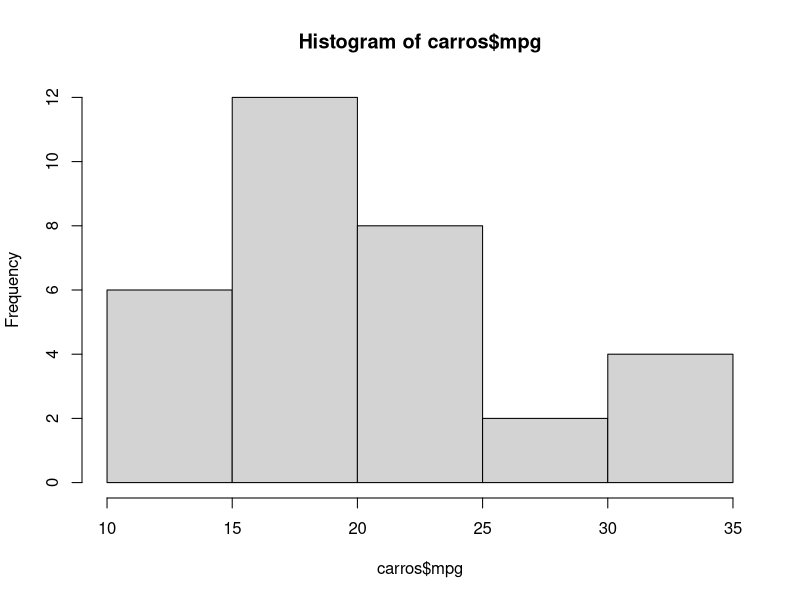
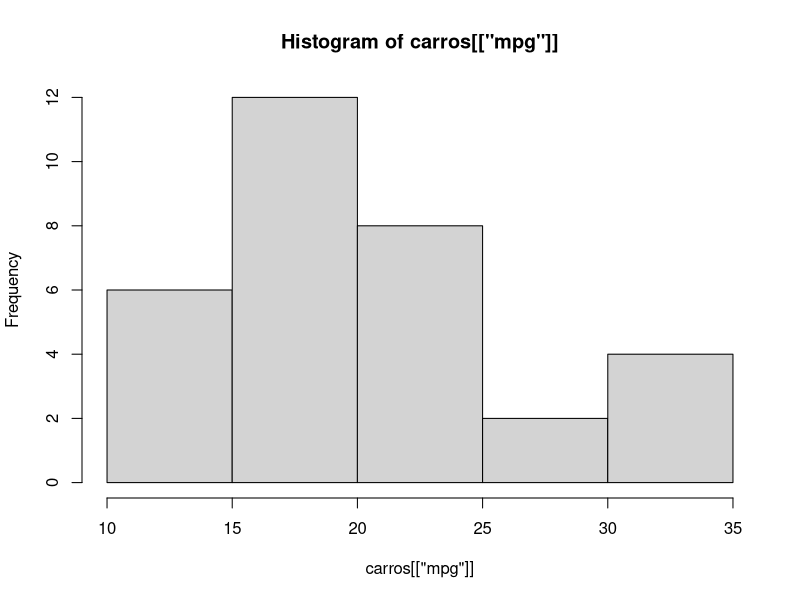
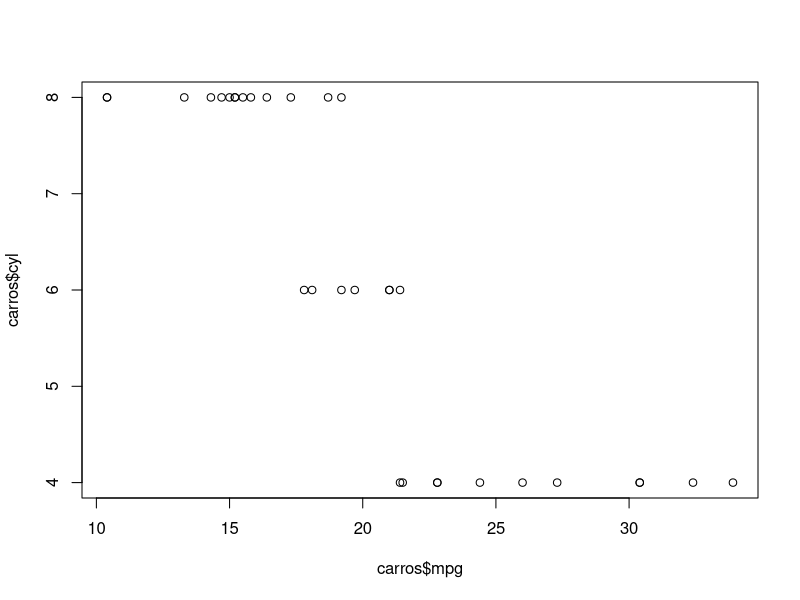
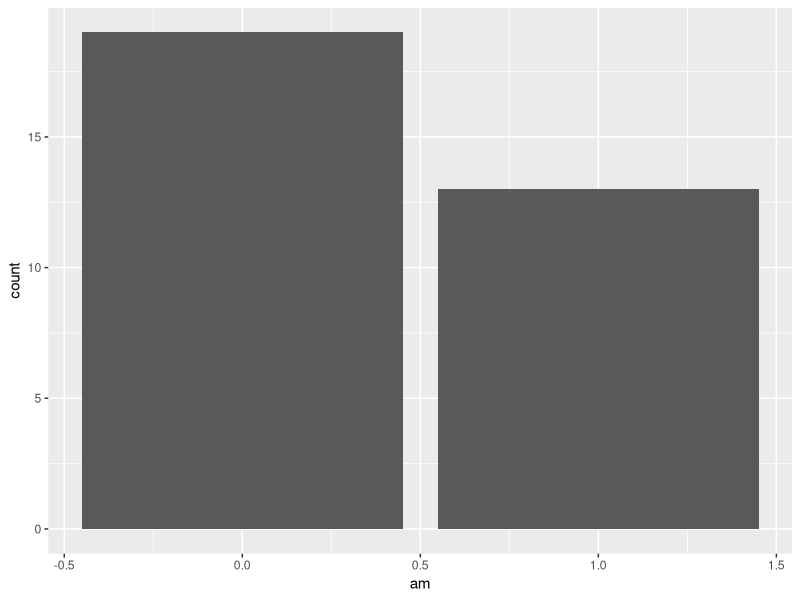

These charts were generated, in order, by the following R code: (Note: this script raises an error after producing the figures.)
message <- "De starka kvinnor springer ned gatan."
print(message, quote = FALSE)

# This is a comment.

?print


# Installing and importing packages

install.packages("ggplot2")

library(ggplot2)

?ggplot2


# Vectors

cidade <- c("Araras",
             "Leme",
             "Rio Claro",
             "Conchal",
             "Caconde",
             "Mogi Mirim"
            )

cidade

temperatura <- c(32,
                 29,
                 30,
                 31,
                 30,
                 31,
                 33
                )

regiao <- c(1,
            2,
            2,
            1,
            3,
            2,
            1
           )

?c()

# Acessando elementos
cidade[1]
cidade[6]

# Acessando intervalo de elementos
cidade[2:5]

# Copiando um vetor

cidade1 <- cidade

# Excluindo segundo elemento da consulta
cidade1[-2]

# Alterando um elemento do vetor
cidade1[2] <- "Limeira"

# Acrescentando um elemento ao vetor
cidade[7] <- "Limeira"

cidade1 <- NULL
cidade1


# Factors

UFs.Sudeste <- factor(c("SP", "MG", "RJ", "ES"))
UFs.Sudeste

grau.instrucao <- factor(c("Nivel Médio",
                           "Superior",
                           "Nivel Médio",
                           "Fundamental"),
                         levels = c("Fundamental",
                                    "Nivel Médio",
                                    "Superior"),
                         ordered = TRUE)

grau.instrucao


# List

?list()

pessoa <- list(sexo = "M", cidade = "São Paulo", idade = 36)

pessoa

# Acessando primeiro elemento da lista
pessoa[1]
pessoa["sexo"]

# Acessando valor do primeiro elemento da lista
pessoa[[1]]
pessoa[["sexo"]]

pessoa[["cidade"]] <- "Uppsala"
pessoa[["cidade"]]
pessoa[["idade"]] <- NULL

pessoa[c("cidade", "sexo")]

cidades <- list(cidade      = cidade,
                temperatura = temperatura,
                regiao      = regiao
               )

cidades


# Dataframes

# Criando dataframe com vetores

df <- data.frame(cidade, temperatura, regiao)
df

# Criando dataframe com lista

df1 <- data.frame(cidades)
df1

# Recuperando valor 1 da coluna 2

df[1, 2]

# Recuperando todas as linhas da coluna 1
df[ ,1]

# Recuperando todas as colunas da linha 1
df[1, ]

#  Selecionando as 4 últimas linhas da primeira e da última coluna
df[c(4:7), c(1, 3)]

# Obter nomes das colunas
names(df)

# Obter dimensões (linhas x colunas)
dim(df)

# Verificando os tipos de dados
str(df)

# Acessar coluna #1 - Horizontal
df$cidade

# Acessar coluna #2 - Vertical
df["cidade"]


# Matrices
?matrix

m <- matrix(seq(1:15), nrow = 5)
m

m1 <- matrix(seq(1:25),
             ncol = 5,
             byrow = TRUE,
             dimnames = list(c(seq(1:5)),
                             c('A','B','C','D','E')
                            )
            )
m1

# Filtrando a matriz
m1[c(2:4), c("C","D","E")]


# Loops

# For
?seq

for (i in seq(10)) {
  print(i)
}

# While

i <- 0
while (i <= 10) {
  i <- i + 1
  print(i)
}


# Controle de fluxo
A <- 8
if (A > 9) {
  print("A é maior do que 9.", quote = FALSE)
} else if (A == 9) {
  print("A é igual a 9.", quote = FALSE)
} else {
  print("A é menor do que 9.", quote = FALSE)
}



# Funções
funcTest <- function(text) {
  a <- "Received text: "
  a <- paste0(a, text)
  a <- paste0(a, ".")
  print(a, quote = FALSE)
}

funcTest("nothing")


# Usando o Grupo de funções 'apply'

?apply

x <- seq(1:9)
matriz <- matrix(x, ncol=3)
matriz

result1 <- apply(matriz, 1, sum)
result1

result2 <- apply(matriz, 2, sum)
result2


?lapply

numeros.p <- c(2,4,6,8,10,12)
numeros.i <- c(1,3,5,7,9,11)
numeros <- list(numeros.p, numeros.i)
numeros

lapply(numeros, mean)

?sapply
sapply(numeros, mean)


# Graphics

?mtcars
carros <- mtcars[,c(1,2,9)]

?head
head(carros)

?hist
hist(carros$mpg)
hist(carros[["mpg"]])

?plot
plot(carros$mpg, carros$cyl)

ggplot(carros, aes(am)) + geom_bar()


# Join

install.packages("dplyr")
library(dplyr)

?dplyr

dfdplyrdf1 <- data.frame(Produto = c(1,2,3,5), Preco = c(15,10,15,20))
head(df1)

df2 <- data.frame(Produto = c(1,2,3,4), Nome = c("A","B","C","D"))
head(df2)

df3 <- left_join(df1, df2, "Produto")
head(df3)

df4 <- right_join(df1, df2, "Produto")
head(df4)

df5 <- inner_join(df1, df2, "Produto")
head(df5)


?iris
head(iris)
glimpse(iris)

# Filtrando dados - apenas 'versicolor'
versicolor <- filter(iris, Species == "versicolor")
dim(versicolor)

# Selecionando algumas linhas específicas
slice(iris, 49:52)

# Selecionando algumas colunas específicas
head(select(iris, 2:4))

# Excluindo algumas colunas
head(select(iris, -Sepal.Width))

iris2 <- mutate(iris, nova.coluna = Sepal.Length + Sepal.Width)
head(iris2[,c("Sepal.Length", "Sepal.Width", "nova.coluna")])


?arrange
head(select(iris, Sepal.Length)) %>%
arrange(Sepal.Length)


?group_by

iris %>% group_by(Species) %>%
  summarise(mean(Sepal.Length))


install.packages("tidyr")
library(tidyr)

dfDate <- data.frame(Produto = c('A','B','C'),
                     A.2015  = c(10,12,20),
                     A.2016  = c(20,25,35),
                     A.2017  = c(15,20,30)
                    )

head(dfDate)


?gather

dfDate2 <- gather(dfDate, "Ano", "Quantidade", 2:4)
dfDate2


?separate
dfDate3 <- separate(dfDate2, Ano, c("A", "Ano"))

dfDate3 <- dfDate3[-2]
dfDate3

dfDate3$Mes <- c('01', '02', '03')
dfDate3


?unite

dfDate4 <- dfDate3 %>%
  unite(Ano_Mes,Mes,Ano,sep="/")
dfDate4


